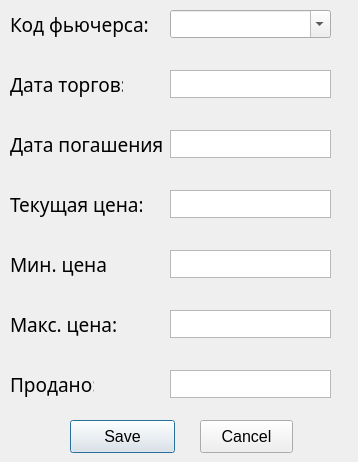
<?xml version="1.0" encoding="UTF-8"?>
<ui version="4.0">
 <class>Dialog</class>
 <widget class="QDialog" name="Dialog">
  <property name="geometry">
   <rect>
    <x>0</x>
    <y>0</y>
    <width>358</width>
    <height>462</height>
   </rect>
  </property>
  <property name="windowTitle">
   <string>Table &quot;market&quot;</string>
  </property>
  <property name="windowIcon">
   <iconset>
    <normaloff>../icon/table.png</normaloff>../icon/table.png</iconset>
  </property>
  <widget class="QLabel" name="label">
   <property name="geometry">
    <rect>
     <x>10</x>
     <y>10</y>
     <width>139</width>
     <height>28</height>
    </rect>
   </property>
   <property name="font">
    <font>
     <family>Bahnschrift Light SemiCondensed</family>
     <pointsize>14</pointsize>
     <weight>50</weight>
     <bold>false</bold>
    </font>
   </property>
   <property name="text">
    <string>Код фьючерса:</string>
   </property>
  </widget>
  <widget class="QLabel" name="label_2">
   <property name="geometry">
    <rect>
     <x>10</x>
     <y>70</y>
     <width>113</width>
     <height>28</height>
    </rect>
   </property>
   <property name="font">
    <font>
     <family>Bahnschrift Light SemiCondensed</family>
     <pointsize>14</pointsize>
     <weight>50</weight>
     <bold>false</bold>
    </font>
   </property>
   <property name="text">
    <string>Дата торгов:</string>
   </property>
  </widget>
  <widget class="QLabel" name="label_3">
   <property name="geometry">
    <rect>
     <x>10</x>
     <y>130</y>
     <width>153</width>
     <height>28</height>
    </rect>
   </property>
   <property name="font">
    <font>
     <family>Bahnschrift Light SemiCondensed</family>
     <pointsize>14</pointsize>
     <weight>50</weight>
     <bold>false</bold>
    </font>
   </property>
   <property name="text">
    <string>Дата погашения:</string>
   </property>
  </widget>
  <widget class="QLabel" name="label_4">
   <property name="geometry">
    <rect>
     <x>10</x>
     <y>190</y>
     <width>132</width>
     <height>28</height>
    </rect>
   </property>
   <property name="font">
    <font>
     <family>Bahnschrift Light SemiCondensed</family>
     <pointsize>14</pointsize>
     <weight>50</weight>
     <bold>false</bold>
    </font>
   </property>
   <property name="text">
    <string>Текущая цена:</string>
   </property>
  </widget>
  <widget class="QLabel" name="label_5">
   <property name="geometry">
    <rect>
     <x>10</x>
     <y>250</y>
     <width>97</width>
     <height>28</height>
    </rect>
   </property>
   <property name="font">
    <font>
     <family>Bahnschrift Light SemiCondensed</family>
     <pointsize>14</pointsize>
     <weight>50</weight>
     <bold>false</bold>
    </font>
   </property>
   <property name="text">
    <string>Мин. цена:</string>
   </property>
  </widget>
  <widget class="QLabel" name="label_6">
   <property name="geometry">
    <rect>
     <x>10</x>
     <y>310</y>
     <width>106</width>
     <height>28</height>
    </rect>
   </property>
   <property name="font">
    <font>
     <family>Bahnschrift Light SemiCondensed</family>
     <pointsize>14</pointsize>
     <weight>50</weight>
     <bold>false</bold>
    </font>
   </property>
   <property name="text">
    <string>Макс. цена:</string>
   </property>
  </widget>
  <widget class="QLabel" name="label_7">
   <property name="geometry">
    <rect>
     <x>10</x>
     <y>370</y>
     <width>84</width>
     <height>28</height>
    </rect>
   </property>
   <property name="font">
    <font>
     <family>Bahnschrift Light SemiCondensed</family>
     <pointsize>14</pointsize>
     <weight>50</weight>
     <bold>false</bold>
    </font>
   </property>
   <property name="text">
    <string>Продано:</string>
   </property>
  </widget>
  <widget class="QTextEdit" name="textEdit_2">
   <property name="geometry">
    <rect>
     <x>170</x>
     <y>70</y>
     <width>161</width>
     <height>28</height>
    </rect>
   </property>
  </widget>
  <widget class="QTextEdit" name="textEdit_3">
   <property name="geometry">
    <rect>
     <x>170</x>
     <y>130</y>
     <width>161</width>
     <height>28</height>
    </rect>
   </property>
  </widget>
  <widget class="QTextEdit" name="textEdit_4">
   <property name="geometry">
    <rect>
     <x>170</x>
     <y>190</y>
     <width>161</width>
     <height>28</height>
    </rect>
   </property>
  </widget>
  <widget class="QTextEdit" name="textEdit_5">
   <property name="geometry">
    <rect>
     <x>170</x>
     <y>250</y>
     <width>161</width>
     <height>28</height>
    </rect>
   </property>
  </widget>
  <widget class="QTextEdit" name="textEdit_6">
   <property name="geometry">
    <rect>
     <x>170</x>
     <y>310</y>
     <width>161</width>
     <height>28</height>
    </rect>
   </property>
  </widget>
  <widget class="QTextEdit" name="textEdit_7">
   <property name="geometry">
    <rect>
     <x>170</x>
     <y>370</y>
     <width>161</width>
     <height>28</height>
    </rect>
   </property>
  </widget>
  <widget class="QPushButton" name="pushButton">
   <property name="geometry">
    <rect>
     <x>70</x>
     <y>420</y>
     <width>105</width>
     <height>33</height>
    </rect>
   </property>
   <property name="font">
    <font>
     <pointsize>12</pointsize>
    </font>
   </property>
   <property name="text">
    <string>Save</string>
   </property>
  </widget>
  <widget class="QPushButton" name="pushButton_2">
   <property name="geometry">
    <rect>
     <x>200</x>
     <y>420</y>
     <width>93</width>
     <height>33</height>
    </rect>
   </property>
   <property name="font">
    <font>
     <pointsize>12</pointsize>
    </font>
   </property>
   <property name="text">
    <string>Cancel</string>
   </property>
  </widget>
  <widget class="QComboBox" name="comboBox">
   <property name="geometry">
    <rect>
     <x>170</x>
     <y>10</y>
     <width>161</width>
     <height>28</height>
    </rect>
   </property>
   <property name="editable">
    <bool>true</bool>
   </property>
  </widget>
 </widget>
 <resources/>
 <connections/>
</ui>
